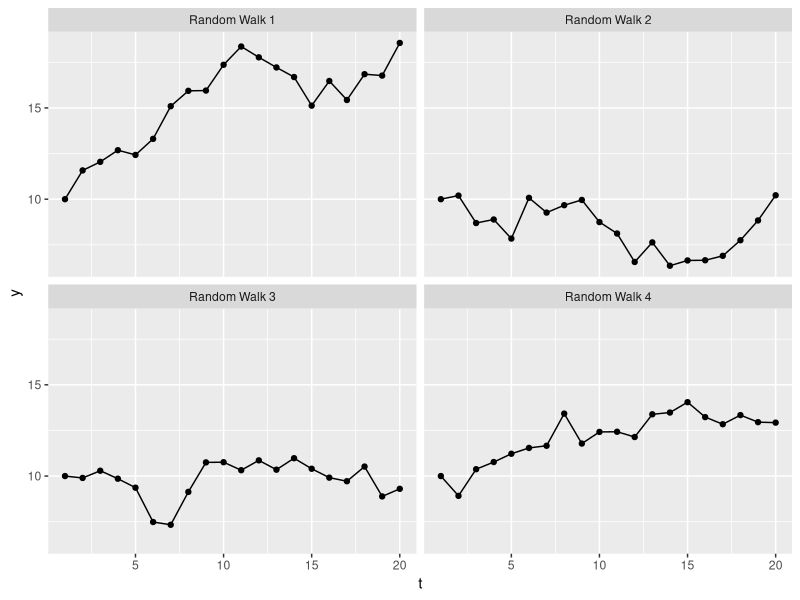

Write the R code that produced this figure.


rm(list=ls())

library(ggplot2)
library(dplyr)

randomWalk <- function(n, start = 10){
  white <- rnorm(n)
  t <- 1:n
  y <- vector(mode = "double")
  y[1] <- start #start
  for (i in 2:n) {
    y[i] <- y[i-1] + white[i]
  }
  data.frame(noise = white, y = y, t = 1:n)
}

walks <- list()
for(i in 1:4) walks[[i]] <- randomWalk(20)

bind_rows(walks, .id = "id") %>% 
  mutate(walk = paste("Random Walk", id)) %>% 
  ggplot(aes(x=t,y=y,group=1)) +
  geom_point() + 
  geom_line() +
  facet_wrap(~walk)
